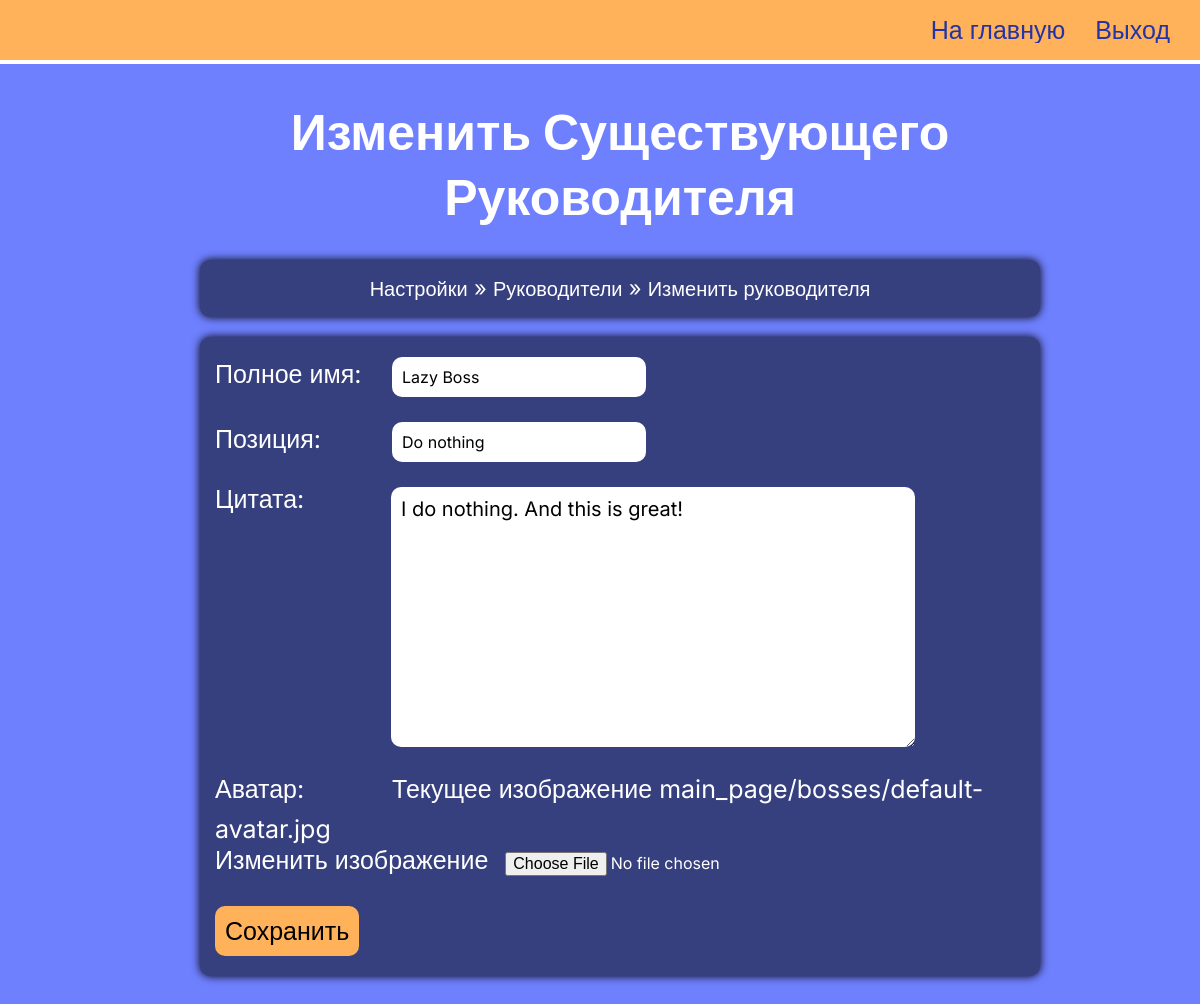
Screenshot of /customization/change-boss/update-boss/3/ (signed in) with the database file from the repository.
### simetra_app/models.py (models this page shows, shortened)
class Boss(models.Model):
    class Meta:
        verbose_name_plural = 'Bosses'
    def get_upload_path(self, filename):
        return Path('main_page/bosses', get_uuid4_filename(filename))
    name = models.CharField(max_length=100)
    position = models.CharField(max_length=200)
    quote = models.TextField()
    image = models.ImageField(
        default='main_page/bosses/default-avatar.jpg',
        upload_to=get_upload_path,
    )

### simetra_app/views.py (the view)
@login_required(login_url='simetra_app:staff-login')
def update_boss(request, boss_id):
    boss = get_object_or_404(Boss, pk=boss_id)
    boss_form = BossForm(instance=boss)
    context = {
        'boss_form': boss_form,
        'title': 'Изменить Существующего Руководителя',
    }
    context = update_context_for_customization_pages_navbar(request, context)
    if request.method == 'POST':
        boss_form = BossForm(request.POST, instance=boss)
        if boss_form.is_valid():
            boss_form.save()
    return render(request, 'simetra_app/create-or-update-boss.html', context)

### simetra_app/forms.py
class BossForm(forms.ModelForm):
    class Meta:
        model = Boss
        fields = '__all__'

### simetra_app/views.py (called while the page is built)
def update_context_for_customization_pages_navbar(request, context):
    def is_it_update_page(url_ancestors_name_list):
        return url_ancestors_name_list[-2][:7] == 'update-'
    url_ancestors_name_list = request.path.split('/')[1:-1]
    if is_it_update_page(url_ancestors_name_list):
        context['update_model'] = url_ancestors_name_list[-2]
        context['model_id'] = url_ancestors_name_list[-1]
        context['is_this_update_page'] = True
        del(url_ancestors_name_list[-2])
        del(url_ancestors_name_list[-1])
    context['url_ancestors_name_list'] = url_ancestors_name_list
    return context

### simetra_app/templates/simetra_app/create-or-update-boss.html (shortened to what this page needs)
{% load static %}
<!DOCTYPE html>
<html lang="ru">
<head>
  <link rel="stylesheet" href="{% static 'simetra_app/customization_page/create-or-update-boss/styles/style.css' %}" />
  <link rel="stylesheet" href="{% static 'simetra_app/customization_page/common-static/styles/style.css' %}" />
</head>
<body>
  <div class="wrapper">
    <header class="header">
      <div class="header__container">
        <nav class="header__menu menu">
          <ul class="menu__list">
            <li class="menu__item">
              <a href="{% url 'simetra_app:customization' %}" class="menu__link _link">На главную</a>
            </li>
            <li class="menu__item">
              <a href="{% url 'simetra_app:staff-logout' %}" class="menu__link _link">Выход</a>
            </li>
          </ul>
        </nav>
      </div>
    </header>
    <main class="page">
      <section class="page__home home">
        <div class="home__container _center-block">
          <h1 class="home__title _center-text">{{ title }}</h1>
          <div class="home__navbar _center-text">
            {% include 'simetra_app/customization-navbar.html' %}
          </div>
          <div class="home__block">
            <form method="POST">
              <p class="home__input-block"><span class="home__descr">Полное имя:</span> {{ boss_form.name }}</p>
              <p class="home__input-block"><span class="home__descr">Позиция:</span> {{ boss_form.position }}</p>
              <p class="home__input-block home__quote-block"><span class="home__quote">Цитата:</span> {{ boss_form.quote }}</p>
              <p name="home__image-field" class="home__input-block"><span class="home__descr">Аватар:</span> {{ boss_form.image }}</p>
              <input class="home__submit" type="submit" value="Сохранить" />
            </form>
          </div>
        </div>
      </section>
    </main>
  </div>
</body>
</html>

### simetra_app/static/simetra_app/customization_page/create-or-update-boss/styles/style.css (style rules this page uses)
* { padding: 0; margin: 0; border: 0; }
*, *:before, *:after { -webkit-box-sizing: border-box; box-sizing: border-box; }
nav, footer, header, aside { display: block; }
html, body { height: 100%; width: 100%; font-size: 100%; line-height: 1; font-size: 14px; -ms-text-size-adjust: 100%; -moz-text-size-adjust: 100%; -webkit-text-size-adjust: 100%; }
input, button, textarea { font-family: inherit; }
a, a:visited { text-decoration: none; }
ul li { list-style: none; }
h1, h2, h3, h4, h5, h6 { font-size: inherit; font-weight: 400; }
body { font-family: "Inter", sans-serif; font-size: 18px; background-color: #6f80ff; }
.wrapper { min-height: 100%; overflow: hidden; display: -webkit-box; display: -ms-flexbox; display: flex; -webkit-box-orient: vertical; -webkit-box-direction: normal; -ms-flex-direction: column; flex-direction: column; }
._link { display: block; color: #ffffff; font-size: 20px; -webkit-transition: 0.5s; transition: 0.5s; }
.header { position: absolute; border-bottom: 4px solid white; background-color: #ffb259; width: 100%; left: 0; top: 0; z-index: 10; }
.header__container { max-width: 1400px; margin: 0px auto; padding: 0px 10px; display: -webkit-box; display: -ms-flexbox; display: flex; min-height: 60px; -webkit-box-align: center; -ms-flex-align: center; align-items: center; -webkit-box-pack: justify; -ms-flex-pack: justify; justify-content: space-between; }
.menu { width: 100%; }
.menu__list { display: -webkit-box; display: -ms-flexbox; display: flex; -ms-flex-wrap: wrap; flex-wrap: wrap; -webkit-box-pack: end; -ms-flex-pack: end; justify-content: flex-end; padding: 0px 20px; gap: 20px 30px; }
.menu__link { font-size: 25px; color: #2433a6; -webkit-transition: 0.3s; transition: 0.3s; }
.page { -webkit-box-flex: 1; -ms-flex: 1 1 auto; flex: 1 1 auto; }
.home { color: #ffffff; }
.home__container { padding: 100px 10px 0px 50px; max-width: 900px; }
.home__navbar { font-size: 22px; line-height: 120%; margin-bottom: 20px; border-radius: 10px; -webkit-box-shadow: 0px 0px 10px 0px black; box-shadow: 0px 0px 10px 0px black; padding: 15px 15px; background-color: #37407f; }
.home__title { font-weight: bold; font-size: 50px; line-height: 130%; margin-bottom: 30px; }
.home__block { padding: 10px 0px; border-radius: 10px; -webkit-box-shadow: 0px 0px 10px 0px black; box-shadow: 0px 0px 10px 0px black; padding: 20px 15px; margin-bottom: 30px; background-color: #37407f; }
.home__input-block { font-size: 25px; margin-bottom: 20px; }
.home__input-block input { border-radius: 10px; padding: 10px; font-size: 16px; }
.home__input-block textarea { resize: vertical; padding: 10px; border-radius: 10px; font-size: 20px; }
.home__input-block a { color: white; }
.home__descr { display: inline-block; min-width: 170px; margin: 0 auto 0; margin-bottom: 15px; }
.home__quote-block { display: -webkit-box; display: -ms-flexbox; display: flex; margin-bottom: 30px; -ms-flex-wrap: wrap; flex-wrap: wrap; gap: 20px 0px; }
.home__quote { min-width: 176px; }
.home__submit { padding: 10px; border-radius: 10px; font-size: 25px; -webkit-transition: 0.4s; transition: 0.4s; background-color: #ffb259; cursor: pointer; }

### simetra_app/static/simetra_app/customization_page/common-static/styles/style.css (style rules this page uses)
._center-block { margin-left: auto; margin-right: auto; }
._center-text { text-align: center; }

### simetra_app/static/simetra_app/customization_page/customization-navbar/styles/style.css (style rules this page uses)
a { color: white; }
ul { overflow: hidden; }
li { display: inline-block; }

### rows the page displays
Boss: name "Lazy Boss", position "Do nothing", quote "I do nothing. And this is great!"

### other values shown
{{ title }} "Изменить Существующего Руководителя"
